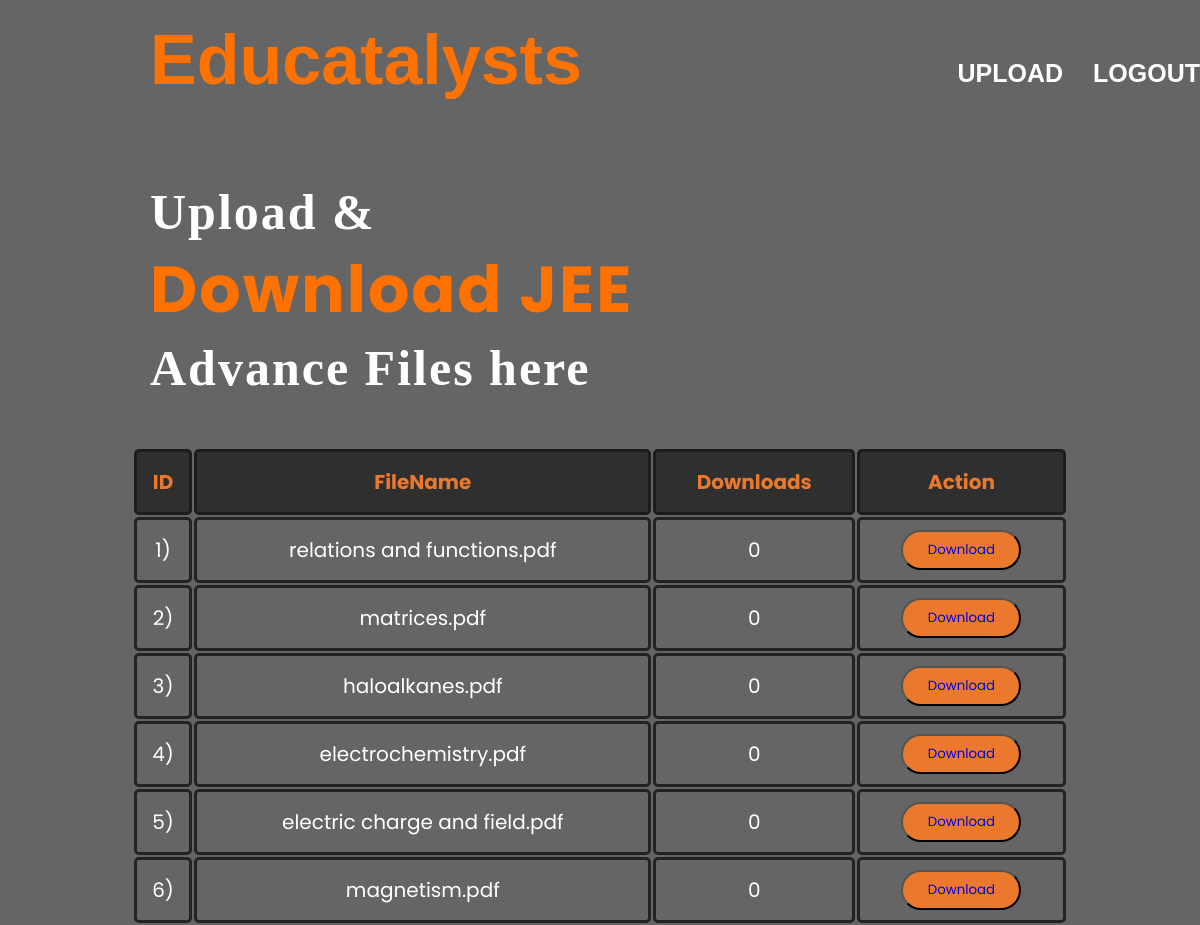
Screenshot of /advnc_notes_admin_dwnld.php with the database file from the repository.
### tables this page shows
CREATE TABLE `jeeadvncnotes` (
  `id` int(11) NOT NULL,
  `filename` varchar(255) NOT NULL,
  `size` int(11) NOT NULL,
  `downloads` int(11) NOT NULL
);

### advnc_notes_admin_db.php (called while the page is built, shortened)
<?php
$conn = mysqli_connect("localhost","root","","userreg");
$sql = "SELECT * FROM jeeadvncnotes";
$result = mysqli_query($conn,$sql);
$files = mysqli_fetch_all($result,MYSQLI_ASSOC);
?>

### advnc_notes_admin_dwnld.php (the view, shortened to what this page needs)
<?php include 'advnc_notes_admin_db.php'; ?>
<!DOCTYPE html>
<html lang="en">
<head>
    <link rel="stylesheet" type="text/css" href="downloadstyle.css">
    <link rel="stylesheet" href="sidebar_left.css">
</head>
<body>
<div class="main_box">
    <div class="btn_one">
      <label for="check">
        <i class="fas fa-bars"></i>
      </label>
    </div>
    <div class="main">
        <div class="navbar">
            <div class="icon">
                <h2 class="logo">Educatalysts</h2>
            </div>
            <div class="menu">
                <ul class="navbar-2">
                    <li><a href="advnc_notes_admin_upload.php">UPLOAD</a></li>
                    <li><a href="logout.php">LOGOUT</a></li>
                </ul>
            </div>
        </div>
        <div class="content">
            <h1>Upload &<br><span>Download JEE</span> <br>Advance Files here</h1>
    <div class=row>
      <table>
           <thead>
             <th>ID</th>
             <th>FileName</th>
             <th>Downloads</th>
             <th>Action</th>
           </thead>
          <tbody>
               <?php foreach($files as $file): ?>
                  <tr>
                      <td><?php echo $file['id'];?>)</td>
                      <td><?php echo $file['filename'];?></td>
                      <td><?php echo $file['downloads'];?></td>
                      <td>
                          <a style="text-decoration: none;"href="advnc_notes_admin_dwnld.php?file_id=<?php echo $file['id']?>"><button class="download_button">Download</a></button>
                      </td>
                  </tr>
                     <?php endforeach ;?>
          </tbody>
      </table>
                </div>
        </div>
    </div>
</body>
</html>

### downloadstyle.css (style rules this page uses)
* { margin: 0; padding: 0; }
body { background-color: rgb(102, 101, 101); }
.main { width: 100%; background-color: rgb(102, 101, 101); background-position: center; background-size: cover; height: 100%; }
.navbar { width: 1200px; height: 75px; margin: auto; }
.icon { width: 200px; float: left; height: 70px; }
.logo { color: #ff7200; font-size: 70px; font-family: Arial; padding-left: 150px; float: left; padding-top: 15px; margin-top: 5px }
.menu { width: 400px; float: right; height: 70px; }
.navbar-2 { float: right; display: flex; justify-content: center; align-items: center; }
.navbar-2 li { list-style: none; margin-left: 30px; margin-top: 50px; font-size: 30px; }
.navbar-2 li a { text-decoration: none; color: #fff; font-size: 25px; font-family: Arial; font-weight: bold; transition: 0.4s ease-in-out; }
.content { width: 1200px; height: auto; margin: auto; color: #fff; position: relative; }
.content h1 { font-family: 'Times New Roman'; font-size: 50px; padding-left: 150px; margin-top: 9%; letter-spacing: 2px; }
.content span { color: #ff7200; font-size: 65px }
::placeholder { color: #fff; font-family: Arial; }
.download_button { height: 40px; width: 120px; border-radius: 25px; background-color: rgb(235, 121, 45); text-decoration: none; }
table { width: 78%; border-collapse: separate; margin: 100px auto; margin-top: 50px; text-align: center; }
table th { color: rgb(235, 121, 45); background-color: rgba(36, 34, 34, 0.8); border-color: rgba(29, 28, 28, 1); }
th, td { height: 50px; vertical-align: center; border: 2px solid rgba(29, 28, 28, 0.9); text-align: center; font-size: 20px; border-radius: 5px; border-width: 3px; padding: 5px; }

### sidebar_left.css (style rules this page uses)
* { margin: 0; padding: 0; font-family: 'Poppins', sans-serif; }
.main_box { position: absolute; height: 100vh; width: 100%; }
.main_box .btn_one i { color: #fff; font-size: 30px; font-weight: 700; position: absolute; left : 16px; line-height: 60px; cursor: pointer; opacity: 1; transition: all 0.3s linear; }

### rows the page displays
jeeadvncnotes: id "1", filename "relations and functions.pdf", downloads "0"
jeeadvncnotes: id "2", filename "matrices.pdf", downloads "0"
jeeadvncnotes: id "3", filename "haloalkanes.pdf", downloads "0"
jeeadvncnotes: id "4", filename "electrochemistry.pdf", downloads "0"
jeeadvncnotes: id "5", filename "electric charge and field.pdf", downloads "0"
jeeadvncnotes: id "6", filename "magnetism.pdf", downloads "0"
